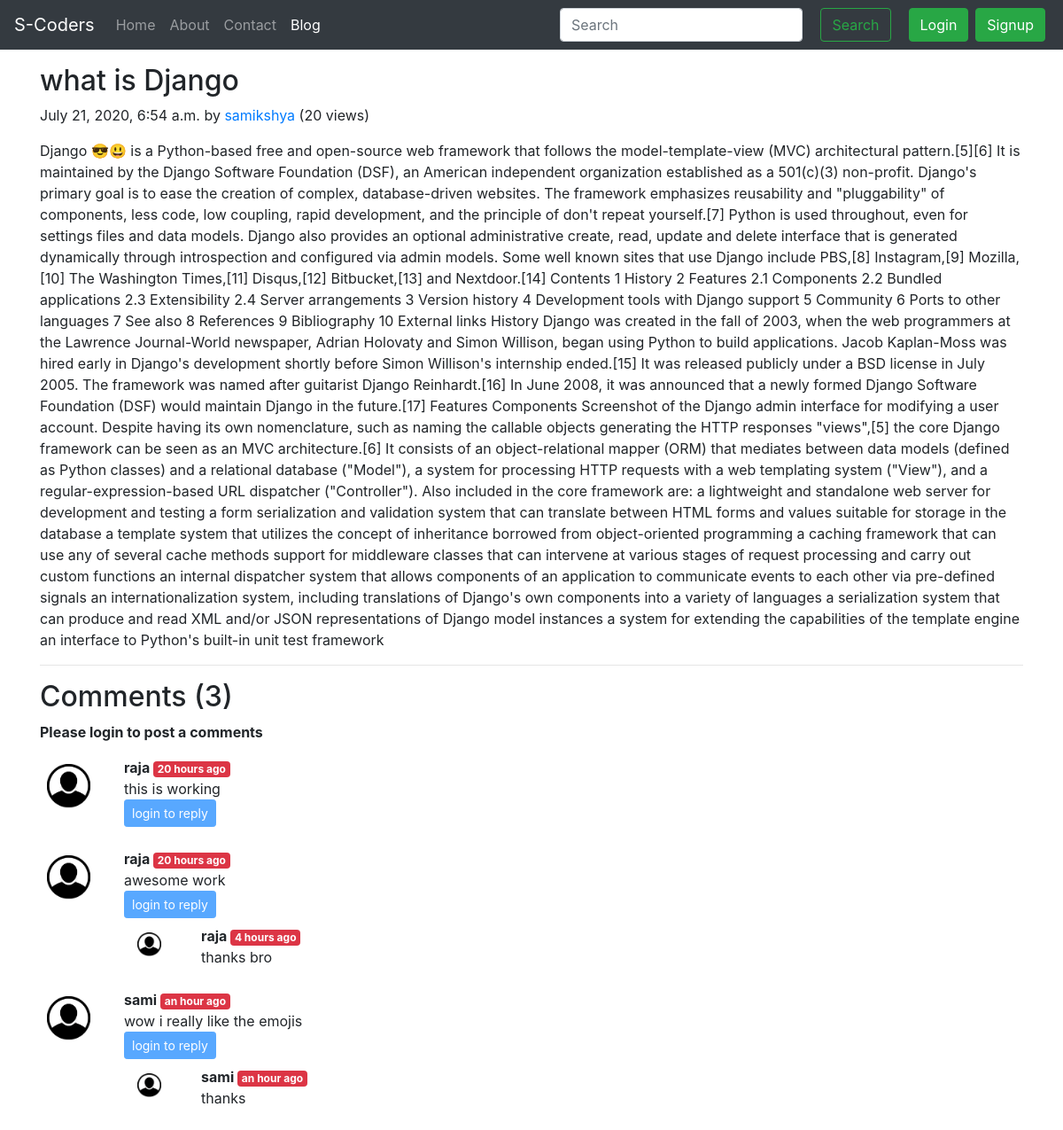
Page /blog/django on the committed database.
### blog/models.py (models this page shows, shortened)
class Post(models.Model):
    sno = models.AutoField(primary_key=True)
    title = models.CharField(max_length=255)
    content = models.TextField()
    author = models.CharField(max_length=15)
    slug = models.CharField(max_length=150)
    views = models.IntegerField(default=0)
    timestamp = models.DateTimeField(blank=True)

class BlogComment(models.Model):
    sno = models.AutoField(primary_key=True)
    comment = models.TextField()
    user = models.ForeignKey(User, on_delete=models.CASCADE)
    post = models.ForeignKey(Post, on_delete=models.CASCADE)
    parent = models.ForeignKey('self', on_delete=models.CASCADE, null=True)
    timestamp = models.DateTimeField(default=now)

### blog/views.py (the view)
# urls.py: path('<str:slug>', views.blogPost, name='blogPost'),
def blogPost(request, slug):
    post = Post.objects.filter(slug=slug).first()
    post.views = post.views + 1
    post.save()
    comments = BlogComment.objects.filter(post=post, parent=None)
    replies = BlogComment.objects.filter(post=post).exclude(parent=None)
    replyDict = {}
    for reply in replies:
        if reply.parent.sno not in replyDict.keys():
            replyDict[reply.parent.sno] = [reply]
        else:
            replyDict[reply.parent.sno].append(reply)
    context = {'post': post, 'comments': comments,
               'user': request.user, 'replyDict': replyDict}
    return render(request, 'blog/blogPost.html', context)

### blog/templatetags/extras.py (called while the page is built)
@register.filter(name='get_val')
def get_val(dict, key):
    return dict.get(key)

### templates/blog/blogPost.html (shortened to what this page needs)
{% extends 'basic.html' %}
{% block blogactive %} active {% endblock blogactive %}
{% block body %}
{% load humanize %}
{% load extras %}
<div class="container my-3">
        <h2 class="blog-post-title">{{post.title}}</h2>
        <p class="blog-post-meta">{{post.timestamp}} by <a href="/about">{{post.author}}</a> (<span>{{post.views}} views</span>)</p>
        </p>{{post.content|safe}}</p>
        <hr>
</div>
<div class="container">
<h2> Comments ({{comments.count}})</h2>
<div class="my-2">
{% if user.is_authenticated %}
<form action="/blog/postComment" method="post"> {% csrf_token %}
  <div class="form-group">
    <label for="comment">Post Comments</label>
    <input type="text" class="form-control" name="comment" placeholder="enter comment here">
  </div>
  <input type="hidden" name="postSno" value="{{post.sno}}">
  <input type="hidden" name="parentSno" value="">
  <button type="submit" class="btn btn-primary">Submit</button>
</form>
{% else %}
<b> Please login to post a comments</b>
{% endif %}
</div>
{% for comment in comments %}
<div class="row my-3">
<div class="col-md-1">
<img class="rounded mx-auto d-block w-100 p-2" src="/static/img/1.png" alt="user">
</div>
<div class="col-md-11"> <b>{{comment.user.username}} </b> <span class="badge badge-danger">{{comment.timestamp | naturaltime}}</span>
<div> {{comment.comment}}</div>
<div class="reply mx-0">
 {% if user.is_authenticated %}
  <button class="btn btn-sm btn-primary" type="button" data-toggle="collapse" data-target="#replyBox{{comment.sno}}" aria-expanded="false" aria-controls="replyBox{{comment.sno}}">
    Reply
  </button>
<div class="collapse" id="replyBox{{comment.sno}}">
  <div class="card card-body my-2">
    <form action="/blog/postComment" method="post"> {% csrf_token %}
  <div class="form-group">
    <label for="comment">Post a reply</label>
    <input type="text" class="form-control" name="comment" placeholder="enter your reply here">
    <input type="hidden" name="parentSno" value="{{comment.sno}}">
  </div>
  <input type="hidden" name="postSno" value="{{post.sno}}">
  <button type="submit" class="btn btn-primary">Submit</button>
</form>
  </div>
</div>
{% else %}
<button class="btn btn-sm btn-primary" type="button" data-toggle="collapse" data-target="#replyBox{{comment.sno}}" aria-expanded="false" aria-controls="replyBox{{comment.sno}}" disabled>
    login to reply
  </button>
{% endif %}
<div class="replies my-2">
{% for reply in replyDict|get_val:comment.sno %}
<div class="row my-2">
<div class="col-md-1 ">
<img class="rounded mx-auto d-block w-75 p-2" src="/static/img/1.png" alt="user">
</div>
<div class="col-md-11 ">
 <b>{{reply.user.username}} </b> <span class="badge badge-danger">{{reply.timestamp | naturaltime}}</span>
<div> {{reply.comment}}</div>
</div>
<br>
</div>
{% endfor %}
</div>
</div>
</div>
</div>
{% endfor %}
</div>
{% endblock body %}

### rows in the picture
Post: title "what is Django", timestamp "July 21, 2020, 6:54 a.m.", author "samikshya", views "20", content "Django 😎😃 is a Python-based free and open-source web framework that follows the model-template-view (MVC) architectural pattern.[5][6] It is maintained by the Django Software Foundation (DSF), an American independent organization established as a 501(c)(3) non-profit. Django's primary goal is to ease the creation of complex, database-driven websites. The framework emphasizes reusability and \"pluggability\" of components, less code, low coupling, rapid development, and the principle of don't repeat yourself.[7] Python is used throughout, even for settings files and data models. Django also provides an optional administrative create, read, update and delete interface that is generated…"
BlogComment: user.username "raja", timestamp "20 hours ago", comment "this is working"
BlogComment: user.username "raja", timestamp "20 hours ago", comment "awesome work"
BlogComment: user.username "raja", timestamp "4 hours ago", comment "thanks bro"
BlogComment: user.username "sami", timestamp "an hour ago", comment "wow i really like the emojis"
BlogComment: user.username "sami", timestamp "an hour ago", comment "thanks"

### other values in the picture
{{ comments.count }} "3"
